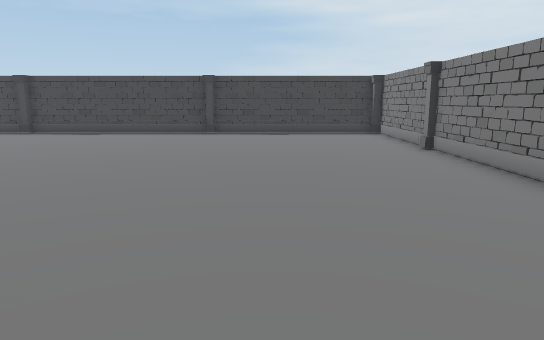
View 1 (above)

16 first-person views from a walk through a Unity game level. The camera is 1.5 m above the floor, tilts 10° down and sees 70° across. The floor is counted in squares, 1.31 m on a side. Each view is taken from the middle of a square. On the plan, view 1 faces up. The plan holds only what a view shows up to about 15 squares ahead; the rest is blank. The player character is not drawn. Some surface patterns are stand-ins.

View 2
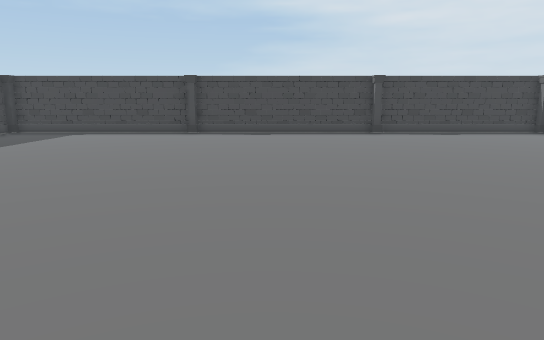

View 3
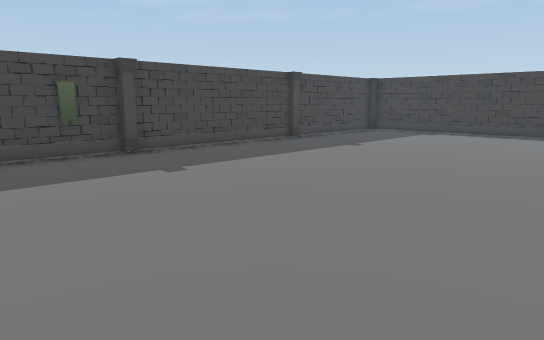

View 4
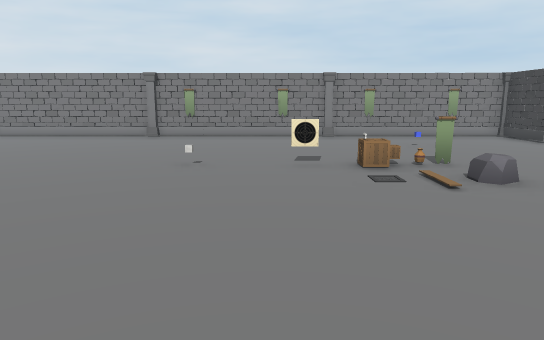

View 5
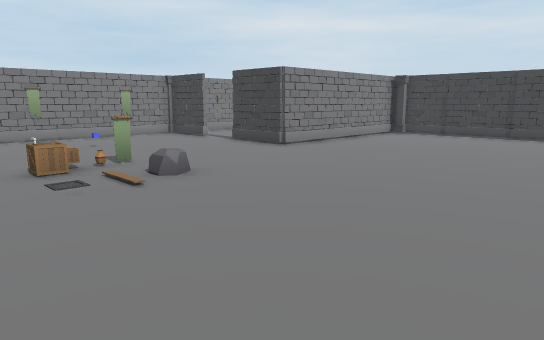

View 6
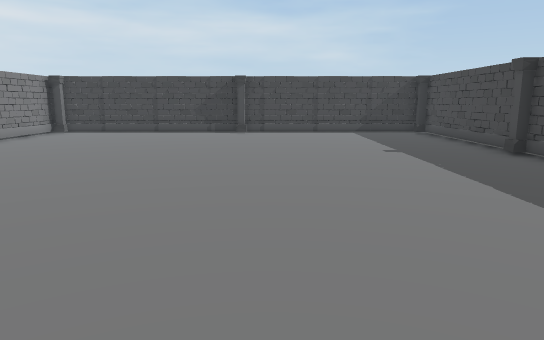

View 7
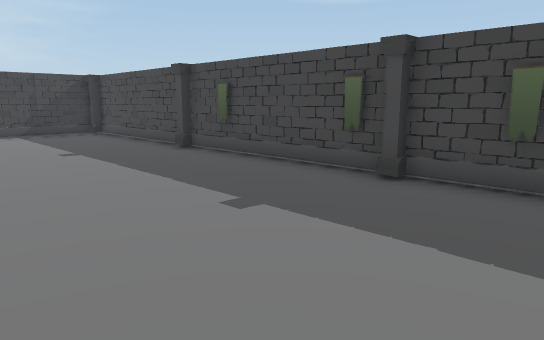

View 8
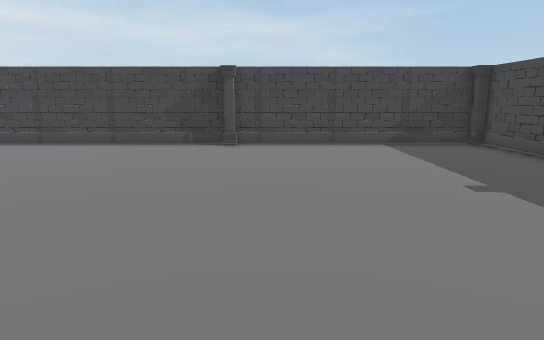

View 9
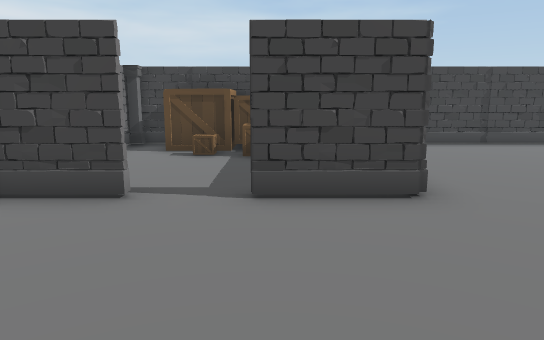

View 10
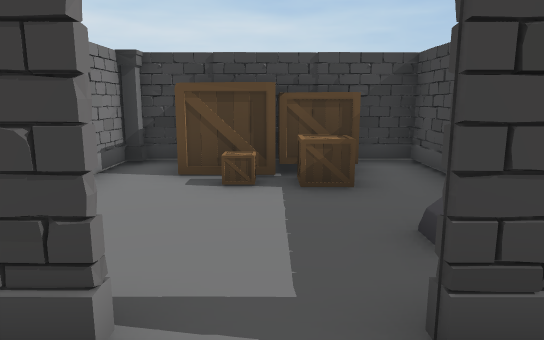

View 11
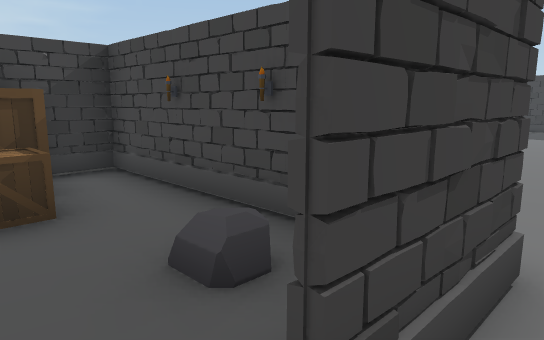

View 12
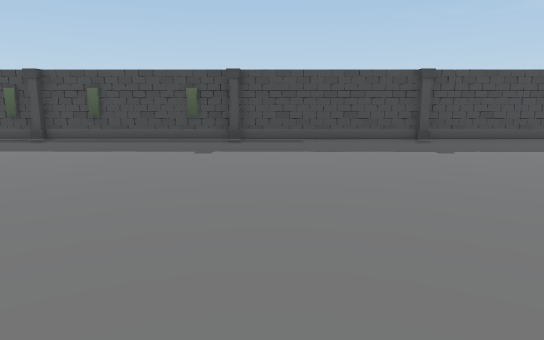

View 13
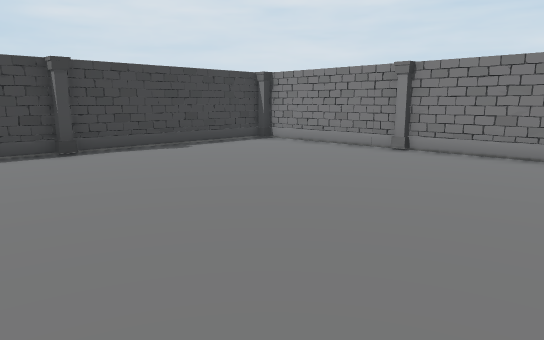

View 14
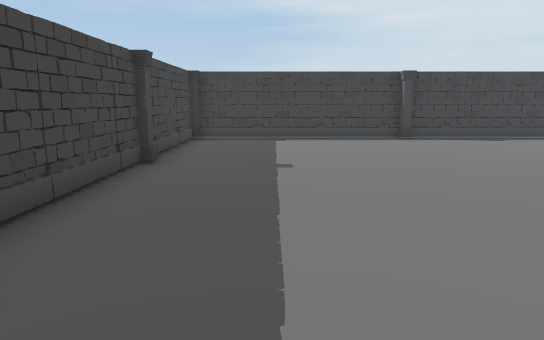

View 15
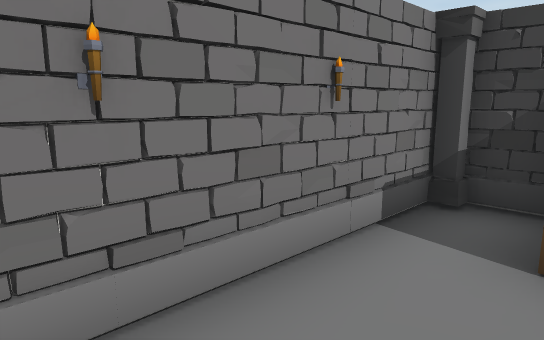

View 16
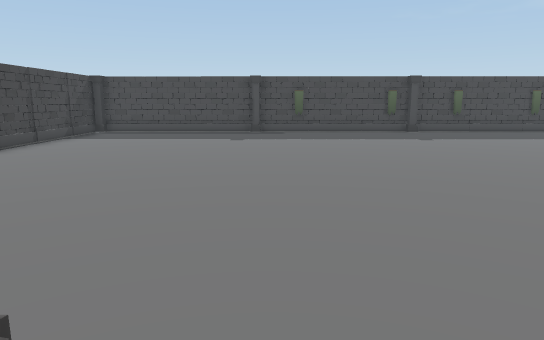

### Floor plan
Points are (right, up) in squares from view 1. A wall is a line through its corners. A room is listed if a view was taken in it or the views show most of it. See-through windows are left out.
Room 1 (views 1, 2, 3, 4, 5, 6, 7, 8, 9, 10, 11, 12, 13, 14, 15, 16)
walls: (-1.9, -7.6) (0.4, -7.6); (-15.6, 3.8) (-15.6, -1.8); (-15.6, -2) (-15.5, -13.3); (-15.3, 6.3) (-15.8, 6.1); (-1.9, -9.5) (-1.9, -7.4) (-1.4, -7.7); (1.7, -7.6) (3.8, -7.6) (3.9, 13.5); (-1.7, -11.4) (-1.7, -13.6); (-1.9, -13.5) (-1.9, -11.4); (-3.1, -13.9) (-3, -13.4); (3.5, 14.3) (-15.6, 14.3) (-15.6, 3.9); (2.7, -13.4) (3.5, -13.3); (3.8, -13.5) (3.8, -11.4); (-15.5, -13.7) (-0.6, -13.4)
objects: column (-15, -13); column (-15, -8); column (-15, -2); column (-15, 4); column (-15, 9); column (-15, 14); column (-9, -13); column (-9, 14); column (-2, -13); other object (-2, -11); other object (-2, -10); box (-2, -2); column (-2, 14); box (0, -13) to (1, -12); box (0, -11); box (1, -12) to (2, -11); box (2, -13); column (4, -13); other object (4, -11); other object (4, -10); column (4, -2); column (4, 4); column (4, 9); column (4, 14)

Positions as (right, up) in squares from view 1, and headings:
1: (0, 0), facing up
2: (-6, 0), facing up
3: (-7, 0), facing up-left
4: (-9, 0), facing right
5: (-9, 0), facing down-right
6: (-10, 1), facing down
7: (-10, 1), facing down-left
8: (-10, -3), facing down
9: (0, -3), facing down
10: (1, -6), facing down
11: (1, -7), facing down-left
12: (-4, 5), facing left
13: (-5, 5), facing up-right
14: (-13, 2), facing up
15: (2, -9), facing down-right
16: (-1, -7), facing left
